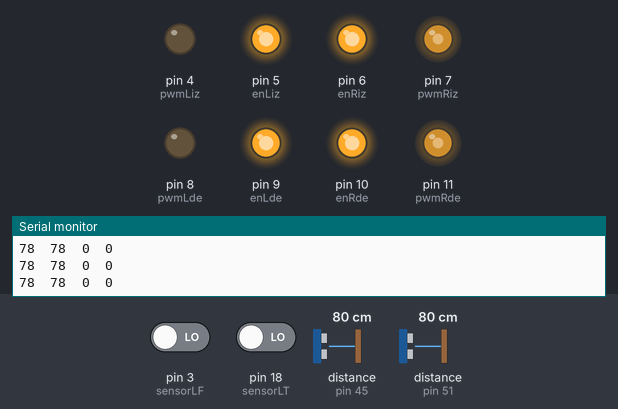
This sketch was run on a simulated Arduino Mega 2560, built with avr-gcc and run on an emulated ATmega2560. Parts: output pins drawn as LEDs (lit = HIGH), the last lines printed to the serial monitor. Wiring (inferred from the names in the program): 2 × ultrasonic range finder: trigger pin 44, echo pin 45 / trigger pin 50, echo pin 51. Dashed ring = blinking. The inputs (shaded band) are chosen by the test bench; at power-on: pin 3 (sensorLF) LOW, distance to the obstacle (sensors on pin 51, pin 45) 80 cm, pin 18 (sensorLT) LOW. The echo pulse lasts 58.3 µs per cm; pins used as bus, display or sensor lines are not drawn.

Above: at 4.4 s.
4.5 s: pin 3 (sensorLF) driven HIGH
At 5.0 s:
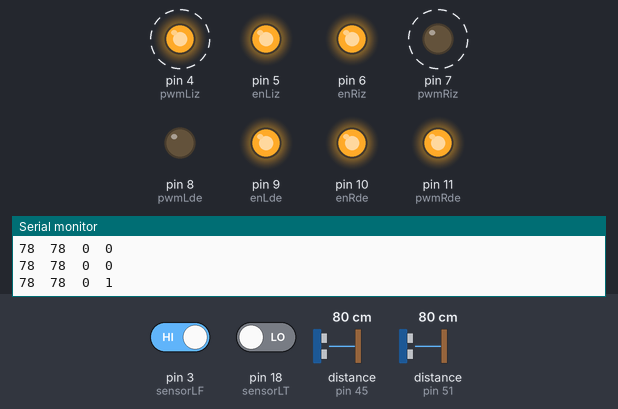
7.5 s: distance to the obstacle (sensor on pin 51) set to 45 cm
10.5 s: distance to the obstacle (sensor on pin 51) set to 36 cm
At 12.8 s:
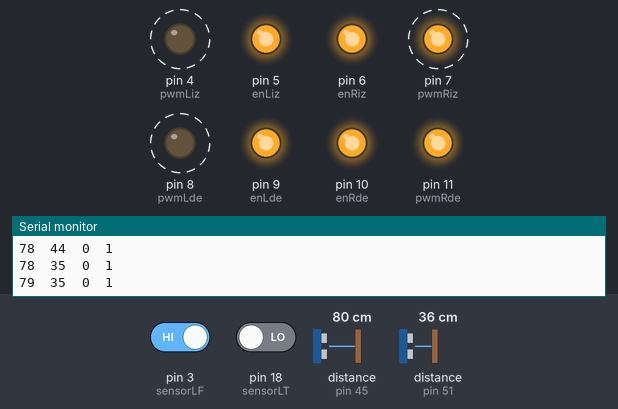
13.5 s: distance to the obstacle (sensor on pin 51) set to 60 cm
At 14.7 s:
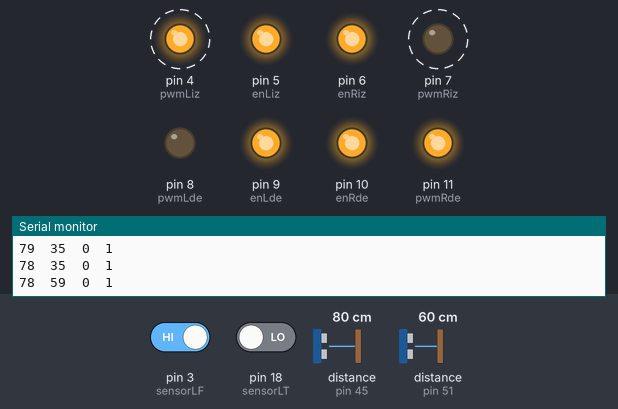
16.5 s: distance to the obstacle (sensor on pin 51) set to 2 cm
At 17.1 s:
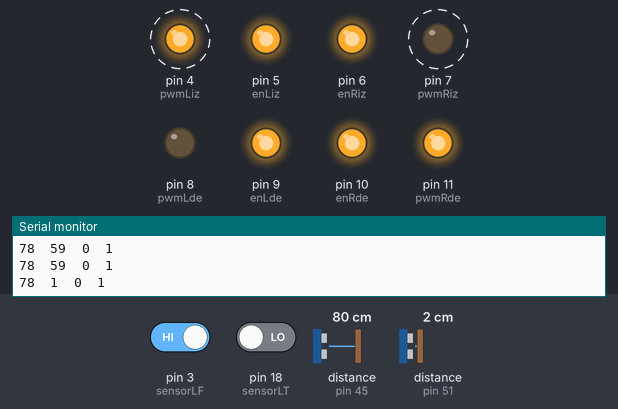
19.5 s: pin 3 (sensorLF) driven LOW
At 20.7 s:
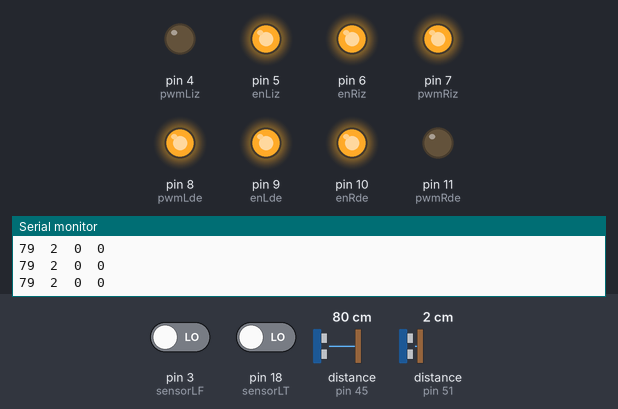
Timing chart, 0 to 22.5 s (numbered marks = the images above; inputs shaded):
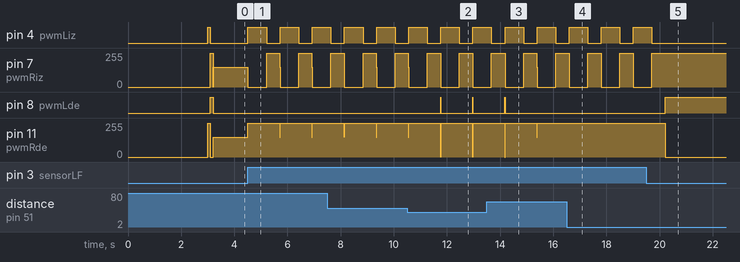

The sketch:

variables.ino
```cpp
// ultra iz
int trigiz = 44;
int echoiz = 45;
int distanciaiz;

// ultra de
int trigde = 50;
int echode = 51;
int distanciade;

// lineas
int sensorLT = 18;
int lineaT;
int sensorLF = 3;
int lineaF;

// driverIz
int pwmLiz = 4;
int enLiz = 5;
int pwmRiz = 7;
int enRiz = 6;

// driverDe
int pwmLde = 8;
int enLde = 9;
int pwmRde = 11;
int enRde = 10;
```

funtion.ino
```cpp
void retro()
{
  Serial.print(distanciaiz);
  Serial.print("  ");
  Serial.print(distanciade);
  Serial.print("  ");
  Serial.print(lineaT);
  Serial.print("  ");
  Serial.println(lineaF);
}
```

line.ino
```cpp
  void lineF()
{
  lineaF = digitalRead(sensorLF);
}
void lineT()
{
  lineaT = digitalRead(sensorLT);
}
```

loop.ino
```cpp
void loop()
{
  // 0 blanco
  // 1 negro
  ultraiz();
  ultrade();
  lineT();
  lineF();
  retro();
  if(lineaT == 1)
  {
    adelante(255);
    delay(700);
    derecha(255);
    delay(500);
  }
  if(lineaF == 1)
  {
    atras(255);
    delay(700);
    derecha(255);
    delay(500);
  }
  if(distanciaiz < 40)
  {
    adelante(255);
  }
  if(distanciade < 40)
  {
    adelante(255);
  }
  else
  {
    derecha(150);
  }
}
```

movimiento.ino
```cpp
void adelante(int v)
{
  analogWrite(pwmLiz, 0);
  analogWrite(pwmRiz, v);

  analogWrite(pwmLde, v);
  analogWrite(pwmRde, 0);
}

void derecha(int v)
{
  analogWrite(pwmLiz, 0);
  analogWrite(pwmRiz, v);

  analogWrite(pwmLde, 0);
  analogWrite(pwmRde, v);
}

void izquierda(int v)
{
  analogWrite(pwmLiz, v);
  analogWrite(pwmRiz, 0);

  analogWrite(pwmLde, v);
  analogWrite(pwmRde, 0);
}

void atras(int v)
{
  analogWrite(pwmLiz, v);
  analogWrite(pwmRiz, 0);

  analogWrite(pwmLde, 0);
  analogWrite(pwmRde, v);
}


void paro()
{
  analogWrite(pwmLiz, 0);
  analogWrite(pwmRiz, 0);

  analogWrite(pwmLde, 0);
  analogWrite(pwmRde, 0);
}

void palanca()
{
  atras(255);
  delay(100);
  adelante(255);
  delay(100);
  paro();
}
```

setup.ino
```cpp
void setup()
{
  Serial.begin(9600);
  pinMode(trigiz, OUTPUT);
  pinMode(echoiz, INPUT);

  pinMode(trigde, OUTPUT);
  pinMode(echode, INPUT);

  pinMode(pwmLiz, OUTPUT);
  pinMode(enLiz, OUTPUT);
  pinMode(pwmRiz, OUTPUT);
  pinMode(enRiz, OUTPUT);

  pinMode(pwmLde, OUTPUT);
  pinMode(enLde, OUTPUT);
  pinMode(pwmRde, OUTPUT);
  pinMode(enRde, OUTPUT);


  digitalWrite(enLde, HIGH);
  digitalWrite(enRde, HIGH);
  digitalWrite(enLiz, HIGH);
  digitalWrite(enRiz, HIGH);
  delay(3000);
  palanca();
}
```

ultras.ino
```cpp
void ultraiz()
{
  digitalWrite(trigiz, LOW);
  delayMicroseconds(4);
  digitalWrite(trigiz, HIGH);
  delayMicroseconds(10);
  digitalWrite(trigiz, LOW);
  long times = pulseIn(echoiz, HIGH);
  distanciaiz = times * 0.034 / 2;
}

void ultrade()
{
  digitalWrite(trigde, LOW);
  delayMicroseconds(4);
  digitalWrite(trigde, HIGH);
  delayMicroseconds(10);
  digitalWrite(trigde, LOW);
  long times = pulseIn(echode, HIGH);
  distanciade = times * 0.034 / 2;
}
```

Measured:
- the behaviour switches between 41 and 40 cm on distance to the obstacle (sensor on pin 51) (found by bisection; images 1 and 2)
- after the input at 4.5 s, pin 4 (pwmLiz): alternates HIGH for 0.70 s and LOW for 0.51 s, starting at once; pin 7 (pwmRiz): alternates 255/255 for 0.50 s and 0/255 for 0.71 s, starting at once; pin 11 (pwmRde): 150/255 → 255/255 at once
- after the input at 10.5 s, pin 8 (pwmLde): alternates HIGH for 0.01 s and LOW for 1.2 s, starting after 1.3 s
- after the input at 13.5 s, pin 8 (pwmLde): goes on until 14.2 s, then stays LOW
- after the input at 16.5 s, pin 11 (pwmRde): stops changing and stays 255/255
- after the input at 19.5 s, pin 4 (pwmLiz): goes on until 19.7 s, then stays LOW; pin 7 (pwmRiz): goes on until 19.7 s, then stays 255/255; pin 8 (pwmLde): LOW → HIGH after 0.72 s; pin 11 (pwmRde): 255/255 → 0/255 after 0.72 s
